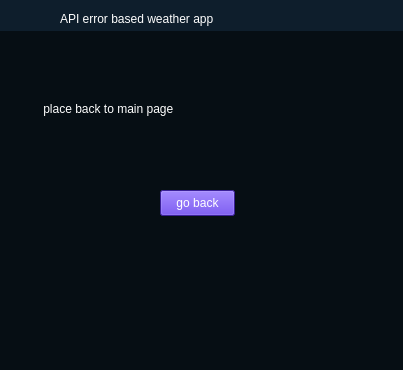
<?xml version="1.0" encoding="UTF-8"?>
<ui version="4.0">
 <class>MainWindow</class>
 <widget class="QMainWindow" name="MainWindow">
  <property name="geometry">
   <rect>
    <x>0</x>
    <y>0</y>
    <width>403</width>
    <height>370</height>
   </rect>
  </property>
  <property name="windowTitle">
   <string>MainWindow</string>
  </property>
  <property name="styleSheet">
   <string notr="true">background-color: rgb(6, 14, 20);</string>
  </property>
  <widget class="QWidget" name="centralwidget">
   <widget class="QWidget" name="widget" native="true">
    <property name="geometry">
     <rect>
      <x>-10</x>
      <y>0</y>
      <width>781</width>
      <height>31</height>
     </rect>
    </property>
    <property name="styleSheet">
     <string notr="true">background-color: rgb(14, 30, 44);</string>
    </property>
    <widget class="QLabel" name="label">
     <property name="geometry">
      <rect>
       <x>70</x>
       <y>-20</y>
       <width>311</width>
       <height>91</height>
      </rect>
     </property>
     <property name="styleSheet">
      <string notr="true">color: rgb(255, 255, 255);
font: 900 14pt &quot;Segoe UI Black&quot;;</string>
     </property>
     <property name="text">
      <string>API error based weather app
</string>
     </property>
    </widget>
   </widget>
   <widget class="QLabel" name="label_2">
    <property name="geometry">
     <rect>
      <x>20</x>
      <y>80</y>
      <width>351</width>
      <height>71</height>
     </rect>
    </property>
    <property name="styleSheet">
     <string notr="true">color: rgb(255, 255, 255);
font: 900 18pt &quot;Segoe UI Black&quot;;</string>
    </property>
    <property name="text">
     <string>       place back to main page
</string>
    </property>
   </widget>
   <widget class="QPushButton" name="pushButton">
    <property name="geometry">
     <rect>
      <x>160</x>
      <y>190</y>
      <width>75</width>
      <height>26</height>
     </rect>
    </property>
    <property name="styleSheet">
     <string notr="true">QPushButton{
background-color: rgb(81, 43, 212);
color: rgb(255, 255, 255);
}


QPushButton:hover{
color: rgb(255, 255, 255);
background-color: rgb(27, 37, 212);
}</string>
    </property>
    <property name="text">
     <string>go back</string>
    </property>
   </widget>
  </widget>
  <widget class="QMenuBar" name="menubar">
   <property name="geometry">
    <rect>
     <x>0</x>
     <y>0</y>
     <width>403</width>
     <height>24</height>
    </rect>
   </property>
  </widget>
  <widget class="QStatusBar" name="statusbar"/>
 </widget>
 <resources/>
 <connections/>
</ui>
